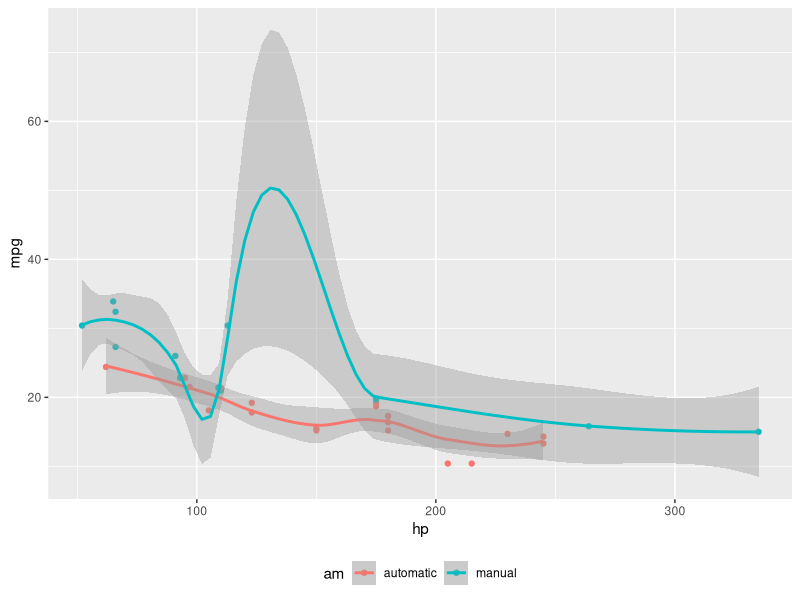
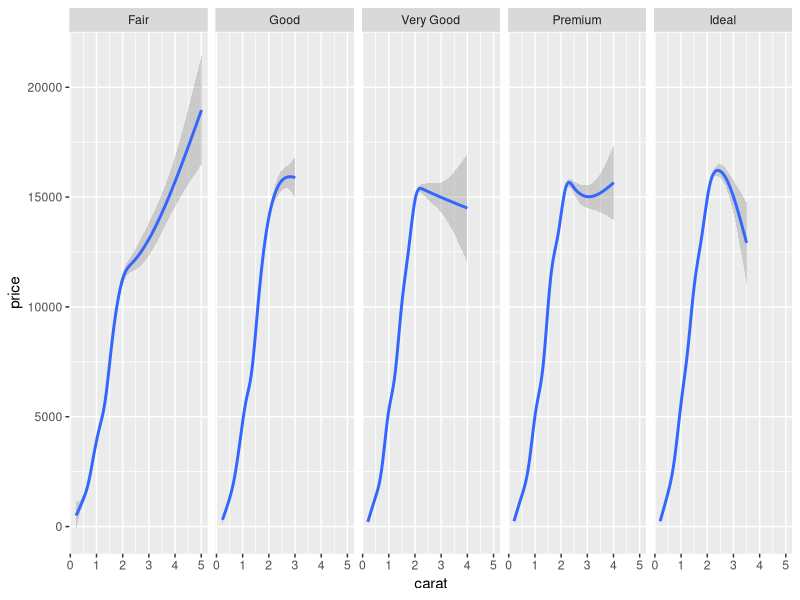
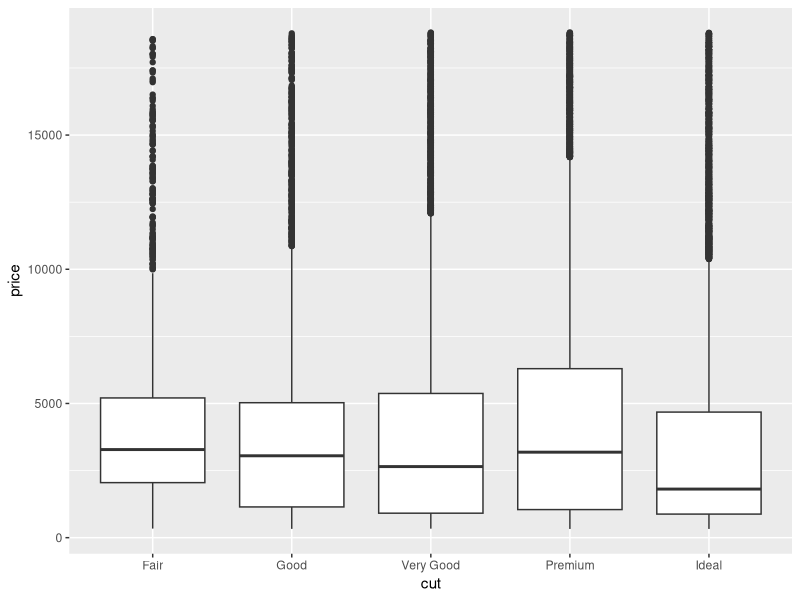
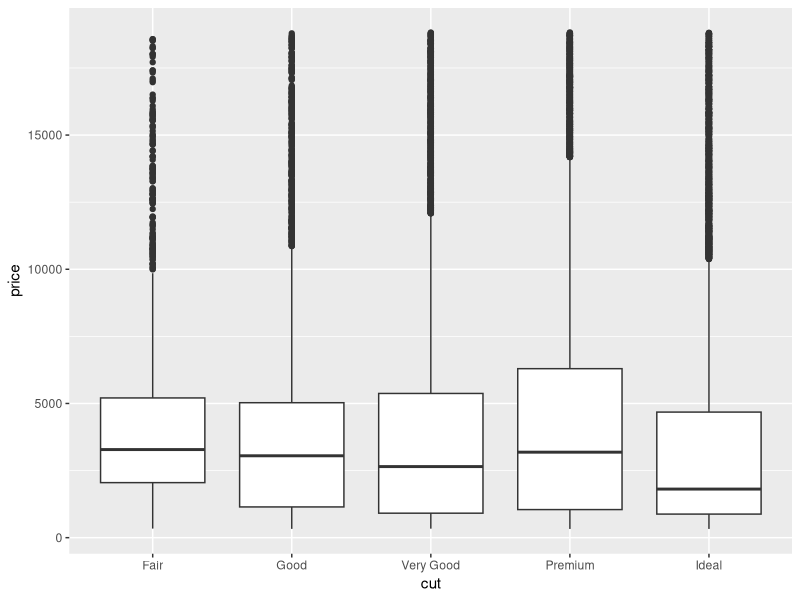
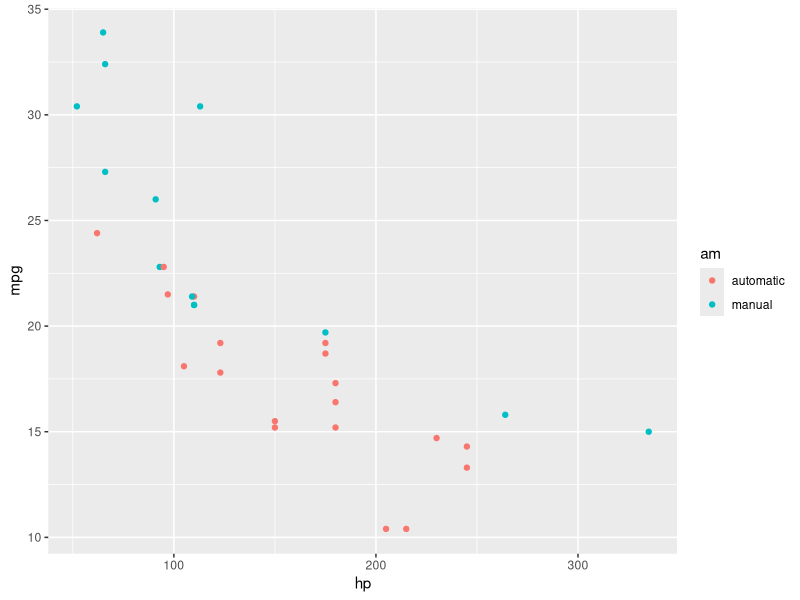
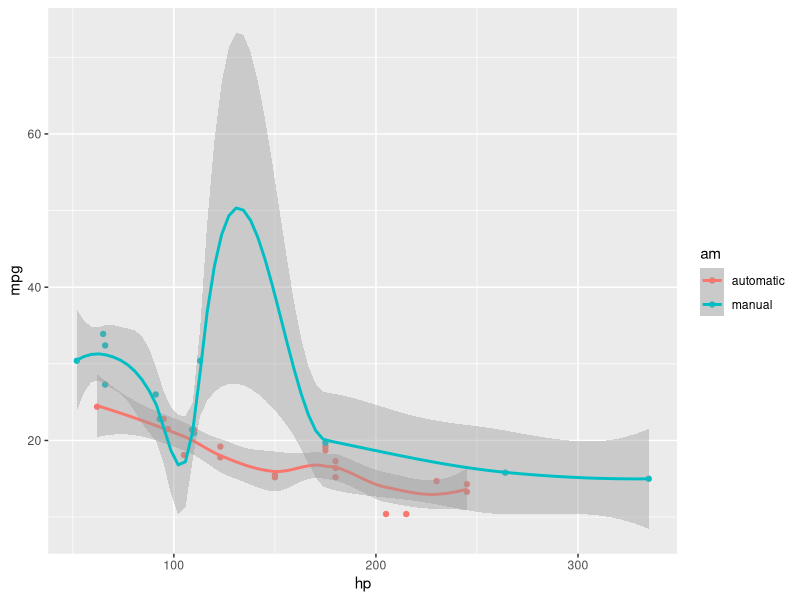
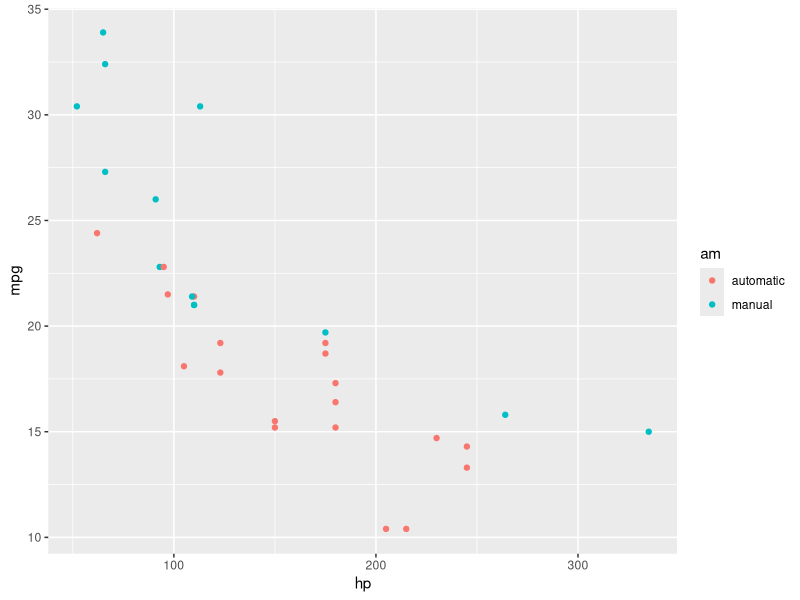
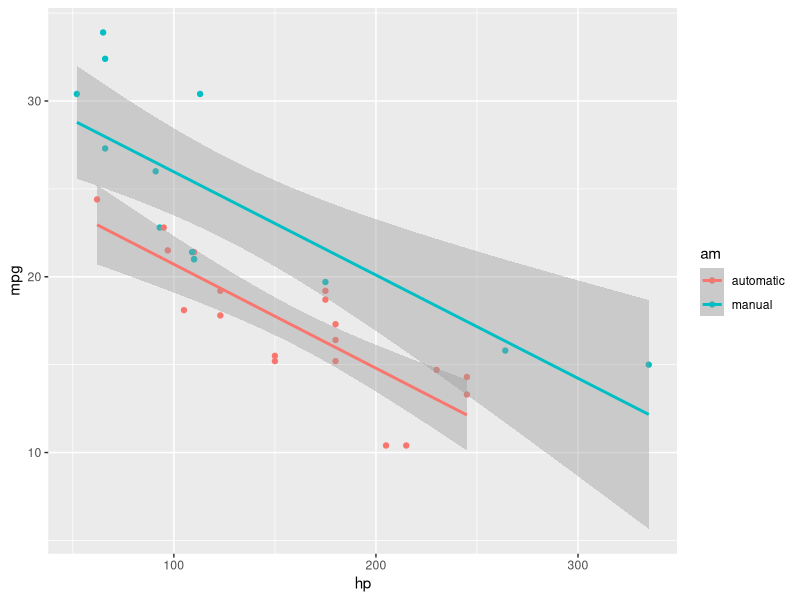

Write the R code that produced these figures, in order.
## ---- chunk 1
#| label: fig-margin
#| fig-cap: "MPG vs horsepower, colored by transmission."
#| column: margin
#| message: false
library(ggplot2)
mtcars2 <- mtcars
mtcars2$am <- factor(
  mtcars$am, labels = c('automatic', 'manual')
)
ggplot(mtcars2, aes(hp, mpg, color = am)) +
  geom_point() + geom_smooth() +
  theme(legend.position = 'bottom')
## ---- chunk 2
#| label: fig-fullwidth
#| fig-cap: "A full width figure."
#| fig-width: 11
#| fig-height: 3
#| fig-column: page-right
#| warning: false
ggplot(diamonds, aes(carat, price)) + geom_smooth() +
  facet_grid(~ cut)
## ---- chunk 3
#| label: fig-main
#| fig-cap: "A figure in the main column."
ggplot(diamonds, aes(cut, price)) + geom_boxplot()
## ---- chunk 4
#| label: fig-main-margin-cap
#| fig-cap: "A figure with a longer caption. The figure appears in the main column, but the caption is placed in the margin. Captions can even contain elements like a citation such as @xie2018."
#| cap-location: margin
ggplot(diamonds, aes(cut, price)) + geom_boxplot()
## ---- chunk 5
#| tbl-cap-location: margin
knitr::kable(
  mtcars[1:6, 1:6], caption = 'A subset of mtcars.'
)
## ---- chunk 6
#| label: fig-two-together
#| fig-cap: "Two plots in one figure environment."
#| fig-show: hold
#| warning: false
#| cap-location: margin
p <- ggplot(mtcars2, aes(hp, mpg, color = am)) +
  geom_point()
p
p + geom_smooth()
## ---- chunk 7
#| cap-location: margin
## ---- chunk 8
#| label: fig-margin-together
#| fig-cap: "Two plots in one figure environment in the margin."
#| fig-width: 3.5
#| fig-height: 2
#| fig-show: hold
#| column: margin
#| warning: false
#| echo: false
p
p + geom_smooth(method = 'lm')
## ---- chunk 9
#| echo: false
knitr::kable(head(iris[,c(1,2,3,4)], 13))
## ---- chunk 10
#| label: fig-margin-separate-a
#| fig-cap: "Two plots in separate figure environments in the margin"
#| fig-width: 3.5
#| fig-height: 2
#| column: margin
#| warning: false
#| echo: false
p
p + geom_smooth(method = 'lm')
## ---- chunk 11
#| echo: false
knitr::kable(head(iris[,c(1,2,3,4)], 11))
## ---- chunk 12
#| fig-width: 3.5
#| fig-height: 2
#| column: margin
# a boxplot of weight vs transmission; this figure
# will be placed in the margin
ggplot(mtcars2, aes(am, wt)) + geom_boxplot() +
  coord_flip()
## ---- chunk 13
#| warning: false
# a figure in the main column
p <- ggplot(mtcars, aes(wt, hp)) + geom_point()
p
## ---- chunk 14
#| fig-width: 11
#| fig-height: 4
#| column: page-right
#| warning: false
# a fullwidth figure
p + geom_smooth(method = 'lm') + facet_grid(~ gear)
